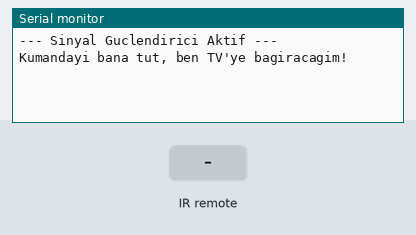
A sketch run on a simulated ESP8266 (NodeMCU). Parts: the last lines printed to the serial monitor. Inputs (shaded band) come from the test bench.

Above: at 1.2 s.
1.3 s: infrared code 0xE0E040BF received
At 2.1 s:
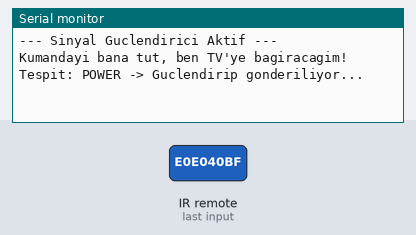
2.8 s: infrared code 0xE0E0E01F received
At 3.2 s:
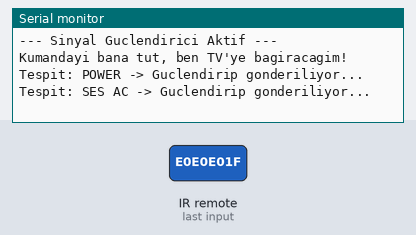
4.3 s: infrared code 0xE0E0D02F received
At 5.6 s:
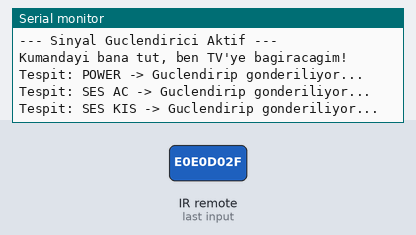

Measured:
- after the input at 1.3 s, the serial monitor: prints a new line at once (image 1)
- after the input at 2.8 s, the serial monitor: prints a new line at once (image 2)
- after the input at 4.3 s, the serial monitor: prints a new line at once (image 3)

The sketch:

guclendirici.ino
```cpp
#include <Arduino.h>
#include <IRremoteESP8266.h>
#include <IRrecv.h>
#include <IRsend.h>
#include <IRutils.h>

// --- PIN AYARLARI ---
const uint16_t kRecvPin = 15;  // IR Alıcı (Göz) D15'te
const uint16_t kIrLedPin = 4;  // IR LED (Megafon) D4'te

// --- NESNELER ---
IRrecv irrecv(kRecvPin);
IRsend irsend(kIrLedPin);
decode_results results;

// --- KAYDETTİĞİMİZ KODLAR (SAMSUNG) ---
#define KOD_POWER    0xE0E040BF
#define KOD_SES_AC   0xE0E0E01F
#define KOD_SES_KIS  0xE0E0D02F

void setup() {
  Serial.begin(115200);

  irrecv.enableIRIn();  // Alıcıyı başlat (Kulakları aç)
  irsend.begin();       // Vericiyi başlat (Megafonu hazırla)

  Serial.println("--- Sinyal Guclendirici Aktif ---");
  Serial.println("Kumandayi bana tut, ben TV'ye bagiracagim!");
}

void loop() {
  // Eğer bir sinyal geldiyse...
  if (irrecv.decode(&results)) {

    // Gelen sinyalin değerini al
    uint64_t gelenKod = results.value;

    // --- SİNYAL ANALİZİ VE TEKRARLAMA ---
    if (gelenKod == KOD_POWER) {
      Serial.println("Tespit: POWER -> Guclendirip gonderiliyor...");
      // DÜZELTME BURADA YAPILDI: send(ProtokolTipi, Kod, Bit)
      irsend.send(SAMSUNG, KOD_POWER, 32);
    }
    else if (gelenKod == KOD_SES_AC) {
      Serial.println("Tespit: SES AC -> Guclendirip gonderiliyor...");
      irsend.send(SAMSUNG, KOD_SES_AC, 32);
    }
    else if (gelenKod == KOD_SES_KIS) {
      Serial.println("Tespit: SES KIS -> Guclendirip gonderiliyor...");
      irsend.send(SAMSUNG, KOD_SES_KIS, 32);
    }
    else {
      // Tanımadığımız bir tuşsa sadece ekrana yaz
      Serial.print("Tanimlanmamis Kod: ");
      serialPrintUint64(gelenKod, HEX);
      Serial.println("");
    }

    // Gönderme işlemi bitti, tekrar dinlemeye başla
    irrecv.resume();
  }
}
```
